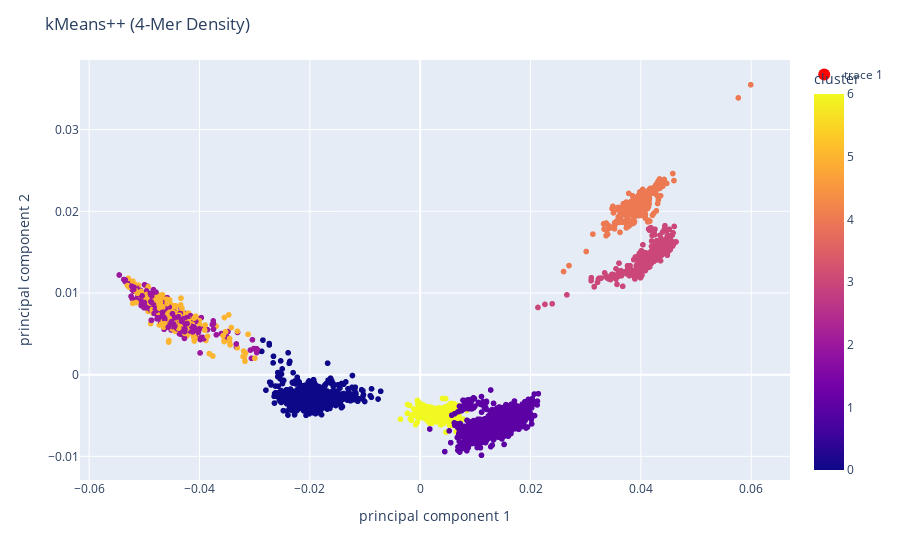
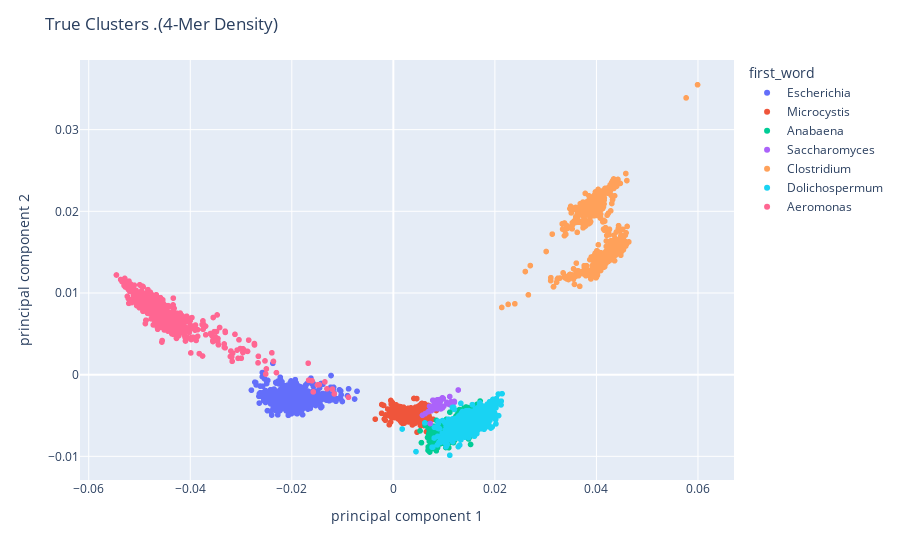

The cell these charts' notebook holds for them, in order:
### Code cell
kMeansElbow('testProfiles.csv') # fName
data = kMeans('testProfiles.csv', 7) # fName, n_clusters
true_clusters('testProfiles.csv') # fName

### Figure 1 — Plotly figure (JSON) as saved in the notebook; plotly's stock layout.template omitted (floating-point values rounded to 4 significant figures; data arrays with more than 128 entries replaced by an {"elided": "..."} marker saying what was removed)
{"data": [{"customdata": {"elided": "4779x1 str values"}, "hovertemplate": "principal component 1=%{x}<br>principal component 2=%{y}<br>hover_data_0=%{customdata[0]}<br>cluster=%{marker.color}<extra></extra>", "legendgroup": "", "marker": {"color": {"elided": "4779 int values"}, "coloraxis": "coloraxis", "symbol": "circle"}, "mode": "markers", "name": "", "showlegend": false, "type": "scattergl", "x": {"elided": "4779 float values"}, "xaxis": "x", "y": {"elided": "4779 float values"}, "yaxis": "y"}, {"marker": {"color": "Red", "size": 12}, "mode": "markers", "type": "scatter", "x": [-0.0202, 0.01356, -0.04603, 0.04099, 0.0395, -0.04547, 0.003357], "y": [-0.002743, -0.006075, 0.007505, 0.01442, 0.02077, 0.007648, -0.004747]}], "layout": {"coloraxis": {"colorbar": {"title": {"text": "cluster"}}, "colorscale": [[0, "#0d0887"], [0.1111, "#46039f"], [0.2222, "#7201a8"], [0.3333, "#9c179e"], [0.4444, "#bd3786"], [0.5556, "#d8576b"], [0.6667, "#ed7953"], [0.7778, "#fb9f3a"], [0.8889, "#fdca26"], [1, "#f0f921"]]}, "legend": {"tracegroupgap": 0}, "margin": {"t": 60}, "title": {"text": "kMeans++ (4-Mer Density)"}, "xaxis": {"anchor": "y", "domain": [0, 1], "title": {"text": "principal component 1"}}, "yaxis": {"anchor": "x", "domain": [0, 1], "title": {"text": "principal component 2"}}}}

### Figure 2 — Plotly figure (JSON) as saved in the notebook; plotly's stock layout.template omitted (floating-point values rounded to 4 significant figures; data arrays with more than 128 entries replaced by an {"elided": "..."} marker saying what was removed)
{"data": [{"customdata": {"elided": "813x1 str values"}, "hovertemplate": "first_word=Escherichia<br>principal component 1=%{x}<br>principal component 2=%{y}<br>hover_data_0=%{customdata[0]}<extra></extra>", "legendgroup": "Escherichia", "marker": {"color": "#636efa", "symbol": "circle"}, "mode": "markers", "name": "Escherichia", "showlegend": true, "type": "scattergl", "x": {"elided": "813 float values"}, "xaxis": "x", "y": {"elided": "813 float values"}, "yaxis": "y"}, {"customdata": {"elided": "294x1 str values"}, "hovertemplate": "first_word=Microcystis<br>principal component 1=%{x}<br>principal component 2=%{y}<br>hover_data_0=%{customdata[0]}<extra></extra>", "legendgroup": "Microcystis", "marker": {"color": "#EF553B", "symbol": "circle"}, "mode": "markers", "name": "Microcystis", "showlegend": true, "type": "scattergl", "x": {"elided": "294 float values"}, "xaxis": "x", "y": {"elided": "294 float values"}, "yaxis": "y"}, {"customdata": {"elided": "1173x1 str values"}, "hovertemplate": "first_word=Anabaena<br>principal component 1=%{x}<br>principal component 2=%{y}<br>hover_data_0=%{customdata[0]}<extra></extra>", "legendgroup": "Anabaena", "marker": {"color": "#00cc96", "symbol": "circle"}, "mode": "markers", "name": "Anabaena", "showlegend": true, "type": "scattergl", "x": {"elided": "1173 float values"}, "xaxis": "x", "y": {"elided": "1173 float values"}, "yaxis": "y"}, {"customdata": [["Saccharomyces cerevisiae S288C chromosome I 193473"], ["Saccharomyces cerevisiae S288C chromosome I 36745"], ["Saccharomyces cerevisiae S288C chromosome I 56376"], ["Saccharomyces cerevisiae S288C chromosome I 38634"], ["Saccharomyces cerevisiae S288C chromosome I 60657"], ["Saccharomyces cerevisiae S288C chromosome I 59112"], ["Saccharomyces cerevisiae S288C chromosome I 15439"], ["Saccharomyces cerevisiae S288C chromosome I 230218"], ["Saccharomyces cerevisiae S288C chromosome I 36159"], ["Saccharomyces cerevisiae S288C chromosome I 70977"], ["Saccharomyces cerevisiae S288C chromosome I 123082"], ["Saccharomyces cerevisiae S288C chromosome I 122081"], ["Saccharomyces cerevisiae S288C chromosome I 63448"], ["Saccharomyces cerevisiae S288C chromosome I 44689"], ["Saccharomyces cerevisiae S288C chromosome I 76689"], ["Saccharomyces cerevisiae S288C chromosome I 47075"], ["Saccharomyces cerevisiae S288C chromosome I 106454"], ["Saccharomyces cerevisiae S288C chromosome I 226555"], ["Saccharomyces cerevisiae S288C chromosome I 3663"], ["Saccharomyces cerevisiae S288C chromosome I 152221"], ["Saccharomyces cerevisiae S288C chromosome I 60956"], ["Saccharomyces cerevisiae S288C chromosome I 17041"], ["Saccharomyces cerevisiae S288C chromosome I 230218"], ["Saccharomyces cerevisiae S288C chromosome I 129467"], ["Saccharomyces cerevisiae S288C chromosome I 100751"], ["Saccharomyces cerevisiae S288C chromosome I 52505"], ["Saccharomyces cerevisiae S288C chromosome I 85069"], ["Saccharomyces cerevisiae S288C chromosome I 92644"], ["Saccharomyces cerevisiae S288C chromosome I 63806"], ["Saccharomyces cerevisiae S288C chromosome I 38264"], ["Saccharomyces cerevisiae S288C chromosome I 103250"], ["Saccharomyces cerevisiae S288C chromosome I 24898"], ["Saccharomyces cerevisiae S288C chromosome I 222949"], ["Saccharomyces cerevisiae S288C chromosome I 7269"], ["Saccharomyces cerevisiae S288C chromosome I 60890"], ["Saccharomyces cerevisiae S288C chromosome I 80297"], ["Saccharomyces cerevisiae S288C chromosome I 37524"], ["Saccharomyces cerevisiae S288C chromosome I 42974"], ["Saccharomyces cerevisiae S288C chromosome I 8533"], ["Saccharomyces cerevisiae S288C chromosome I 52743"], ["Saccharomyces cerevisiae S288C chromosome I 59070"], ["Saccharomyces cerevisiae S288C chromosome I 118405"], ["Saccharomyces cerevisiae S288C chromosome I 46625"], ["Saccharomyces cerevisiae S288C chromosome I 183593"], ["Saccharomyces cerevisiae S288C chromosome I 64022"], ["Saccharomyces cerevisiae S288C chromosome I 38122"], ["Saccharomyces cerevisiae S288C chromosome I 56701"], ["Saccharomyces cerevisiae S288C chromosome I 71373"], ["Saccharomyces cerevisiae S288C chromosome I 101215"], ["Saccharomyces cerevisiae S288C chromosome I 48226"], ["Saccharomyces cerevisiae S288C chromosome I 65102"], ["Saccharomyces cerevisiae S288C chromosome I 15675"], ["Saccharomyces cerevisiae S288C chromosome I 43594"], ["Saccharomyces cerevisiae S288C chromosome I 133124"], ["Saccharomyces cerevisiae S288C chromosome I 47605"], ["Saccharomyces cerevisiae S288C chromosome I 5895"], ["Saccharomyces cerevisiae S288C chromosome I 38110"], ["Saccharomyces cerevisiae S288C chromosome I 192108"]], "hovertemplate": "first_word=Saccharomyces<br>principal component 1=%{x}<br>principal component 2=%{y}<br>hover_data_0=%{customdata[0]}<extra></extra>", "legendgroup": "Saccharomyces", "marker": {"color": "#ab63fa", "symbol": "circle"}, "mode": "markers", "name": "Saccharomyces", "showlegend": true, "type": "scattergl", "x": [0.008776, 0.009678, 0.01101, 0.005729, 0.00919, 0.009125, 0.00745, 0.00892, 0.01201, 0.008013, 0.008538, 0.008438, 0.01111, 0.00713, 0.008786, 0.008076, 0.009387, 0.008934, 0.008065, 0.008956, 0.008878, 0.008733, 0.00892, 0.008564, 0.00938, 0.0107, 0.006832, 0.009828, 0.009199, 0.009339, 0.008519, 0.009232, 0.008912, 0.009167, 0.009912, 0.007076, 0.01278, 0.008123, 0.006249, 0.01068, 0.007489, 0.008852, 0.01054, 0.008509, 0.009214, 0.009355, 0.008657, 0.008633, 0.009152, 0.007785, 0.009664, 0.007819, 0.01141, 0.008598, 0.007762, 0.00725, 0.01202, 0.008305], "xaxis": "x", "y": [-0.003586, -0.004075, -0.003649, -0.004968, -0.003383, -0.003048, -0.003887, -0.003664, -0.003383, -0.004201, -0.003437, -0.004102, -0.002683, -0.00386, -0.004167, -0.003979, -0.003162, -0.003658, -0.004024, -0.003841, -0.003169, -0.003849, -0.003664, -0.004133, -0.003061, -0.003534, -0.004552, -0.00292, -0.003927, -0.00419, -0.00324, -0.003936, -0.003652, -0.004023, -0.00388, -0.004479, -0.001878, -0.003171, -0.004787, -0.003555, -0.004418, -0.003337, -0.003404, -0.00373, -0.003916, -0.004184, -0.003753, -0.00309, -0.004084, -0.003844, -0.002837, -0.003821, -0.003331, -0.00386, -0.003136, -0.005981, -0.003274, -0.00374], "yaxis": "y"}, {"customdata": {"elided": "607x1 str values"}, "hovertemplate": "first_word=Clostridium<br>principal component 1=%{x}<br>principal component 2=%{y}<br>hover_data_0=%{customdata[0]}<extra></extra>", "legendgroup": "Clostridium", "marker": {"color": "#FFA15A", "symbol": "circle"}, "mode": "markers", "name": "Clostridium", "showlegend": true, "type": "scattergl", "x": {"elided": "607 float values"}, "xaxis": "x", "y": {"elided": "607 float values"}, "yaxis": "y"}, {"customdata": {"elided": "972x1 str values"}, "hovertemplate": "first_word=Dolichospermum<br>principal component 1=%{x}<br>principal component 2=%{y}<br>hover_data_0=%{customdata[0]}<extra></extra>", "legendgroup": "Dolichospermum", "marker": {"color": "#19d3f3", "symbol": "circle"}, "mode": "markers", "name": "Dolichospermum", "showlegend": true, "type": "scattergl", "x": {"elided": "972 float values"}, "xaxis": "x", "y": {"elided": "972 float values"}, "yaxis": "y"}, {"customdata": {"elided": "862x1 str values"}, "hovertemplate": "first_word=Aeromonas<br>principal component 1=%{x}<br>principal component 2=%{y}<br>hover_data_0=%{customdata[0]}<extra></extra>", "legendgroup": "Aeromonas", "marker": {"color": "#FF6692", "symbol": "circle"}, "mode": "markers", "name": "Aeromonas", "showlegend": true, "type": "scattergl", "x": {"elided": "862 float values"}, "xaxis": "x", "y": {"elided": "862 float values"}, "yaxis": "y"}], "layout": {"legend": {"title": {"text": "first_word"}, "tracegroupgap": 0}, "margin": {"t": 60}, "title": {"text": "True Clusters .(4-Mer Density)"}, "xaxis": {"anchor": "y", "domain": [0, 1], "title": {"text": "principal component 1"}}, "yaxis": {"anchor": "x", "domain": [0, 1], "title": {"text": "principal component 2"}}}}
